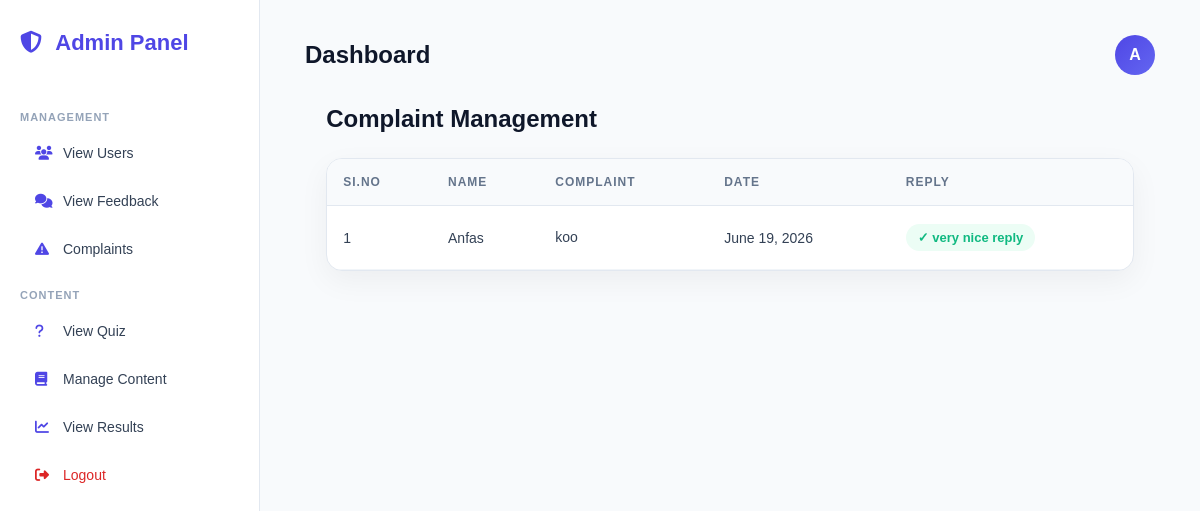
Screenshot of /ViewComplaint/ with the database file from the repository.
### CyberAwarnessGameApp/models.py (models this page shows)
class ComplaintTable(models.Model):
    User = models.ForeignKey(UserTable, on_delete=models.CASCADE,null=True, blank=True)
    Complaint = models.TextField(blank=True, null=True)
    Reply = models.TextField(blank=True, null=True)
    Date = models.DateField(auto_now_add=True)

class UserTable(models.Model):
    login = models.ForeignKey(LoginTable, on_delete=models.CASCADE)
    Name= models.CharField(max_length=300, blank=True, null=True)
    Emailid = models.EmailField(max_length=500, blank=True, null=True)
    PhoneNumber= models.CharField(max_length=150, blank=True, null=True)
    profileImage=models.FileField(upload_to='profile/', null=True, blank=True)

### CyberAwarnessGameApp/views.py (the view)
# urls.py: path('ViewComplaint/', views.ViewComplaint.as_view(), name='ViewComplaint'),
class ViewComplaint(View):
    def get(self, request):
        complaints = ComplaintTable.objects.all()
        return render(request, 'view_complaint_and_send_replay.html', {'f': complaints})

### templates/view_complaint_and_send_replay.html (shortened to what this page needs)
{% extends "admin_home.html" %}
{% block content %}
<div class="page-header">
    <h2>Complaint Management</h2>
</div>
<div class="table-wrapper">
    <table>
        <thead>
            <tr>
                <th>SI.No</th>
                <th>Name</th>
                <th>Complaint</th>
                <th>Date</th>
                <th>Reply</th>
            </tr>
        </thead>
        <tbody>
            {% for i in f %}
            <tr>
                <td>{{ forloop.counter }}</td>
                <td>{{ i.User.Name }}</td>
                <td class="complaint-text">
                    {{ i.Complaint }}
                </td>
                <td>{{ i.Date }}</td>
                {% if i.Reply %}
                    <td>
                        <span class="replied">
                            ✓ {{ i.Reply }}
                        </span>
                    </td>
                {% endif %}
            </tr>
            {% empty %}
            <tr>
                <td colspan="4" class="empty-row">
                    No complaints found.
                </td>
            </tr>
            {% endfor %}
        </tbody>
    </table>
</div>
{% endblock %}

### templates/admin_home.html (style rules this page uses)
* { margin: 0; padding: 0; box-sizing: border-box; font-family: 'Poppins', sans-serif; }
body { display: flex; background: #f8fafc; height: 100vh; color: #0f172a; }

### templates/view_complaint_and_send_replay.html (style rules this page uses)
.page-header { width: 95%; margin: 0 auto 25px auto; }
.page-header h2 { font-size: 24px; font-weight: 600; color: #0f172a; }
.table-wrapper { width: 95%; margin: auto; background: #ffffff; border-radius: 16px; border: 1px solid #e2e8f0; box-shadow: 0 10px 30px rgba(0,0,0,0.05); overflow: hidden; }
table { width: 100%; border-collapse: collapse; }
thead { background: #f8fafc; }
th { padding: 16px; font-size: 12px; font-weight: 600; color: #64748b; text-transform: uppercase; letter-spacing: 1px; text-align: left; border-bottom: 1px solid #e2e8f0; }
td { padding: 18px 16px; font-size: 14px; color: #334155; border-bottom: 1px solid #f1f5f9; vertical-align: middle; }
tbody tr { transition: 0.2s ease; }
.complaint-text { max-width: 350px; line-height: 1.5; }
.replied { display: inline-block; padding: 6px 12px; border-radius: 20px; background: #ecfdf5; color: #10b981; font-weight: 600; font-size: 13px; }

### rows the page displays
ComplaintTable: User.Name "Anfas", Complaint "koo", Date "June 19, 2026", Reply "very nice reply"
